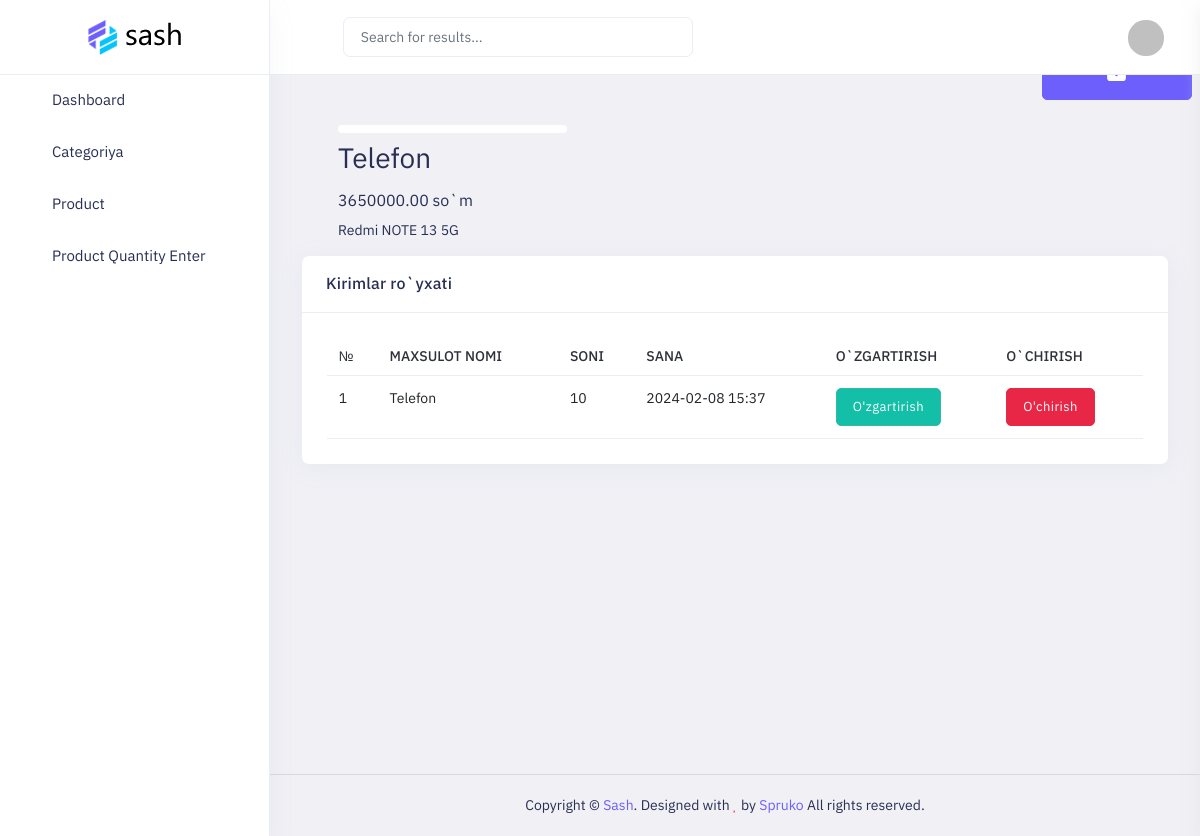
Before: /dashboard/dashboard/product_detail/list/5/ with the older database file.
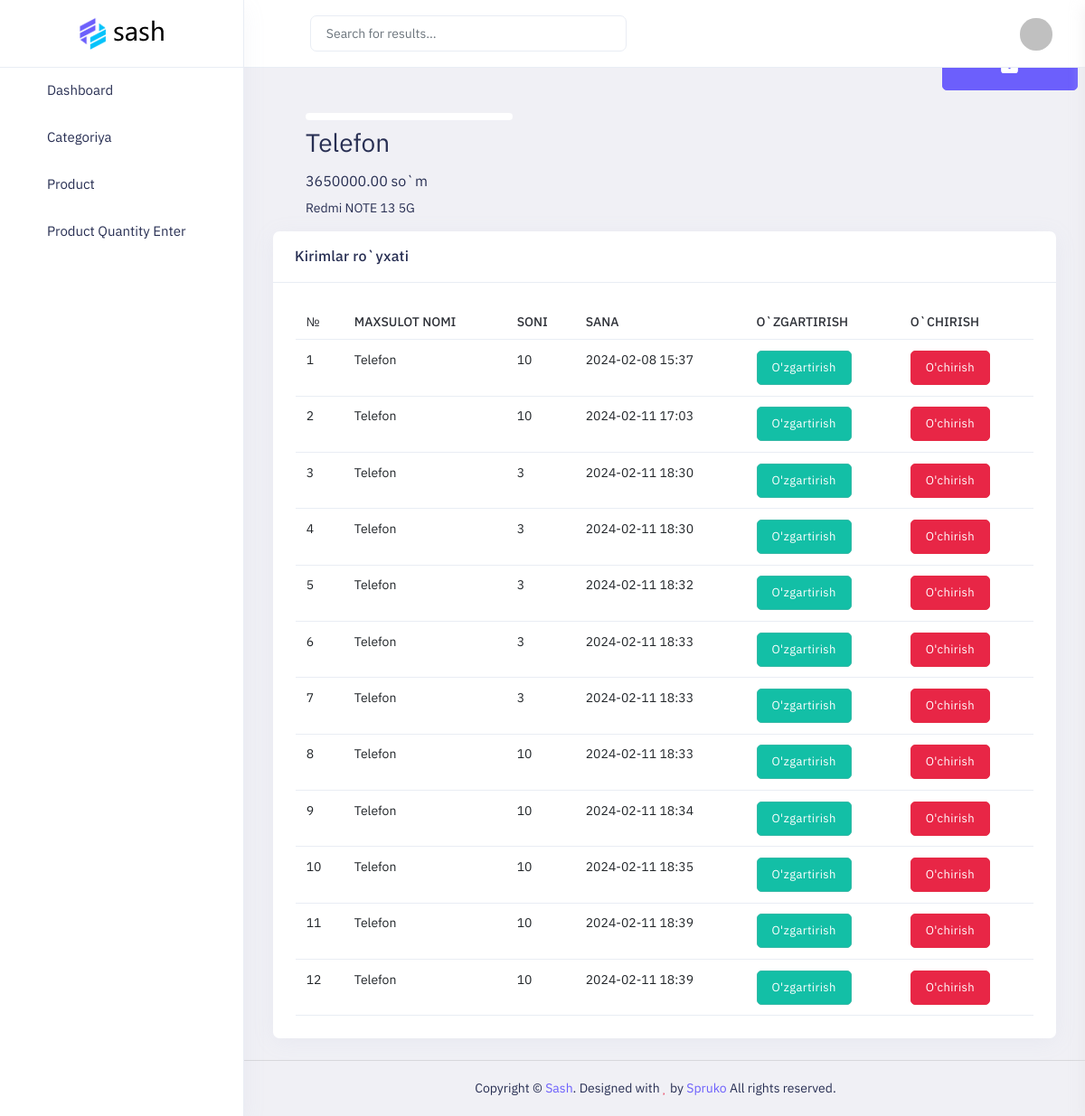
After: the same page with the newer database file.
### main/models.py (models this page shows, shortened)
class EnterProduct(models.Model):
    quantity = models.IntegerField()
    product = models.ForeignKey(Product, on_delete=models.SET_NULL, null=True)
    product_name = models.CharField(max_length=255, blank=True)
    created_at = models.DateTimeField(auto_now_add=True)

class Product(models.Model):
    name = models.CharField(max_length=255)
    slug = models.SlugField(blank=True)
    description = models.TextField()
    quantity = models.IntegerField()
    price = models.DecimalField(decimal_places=2, max_digits=10)
    currency = models.SmallIntegerField(
        choices=(
            (1,'Dollar'),
            (2, 'So`m')
            )
    )
    discount_price = models.DecimalField(
        decimal_places=2,
        max_digits=10,
        blank=True,
        null=True
        )
    baner_image = models.ImageField(upload_to='baner/')
    category = models.ForeignKey(Category, on_delete=models.SET_NULL, null=True)
    def __str__(self):
        return self.name

### dashboard/views.py (the view)
# urls.py: path('dashboard/product_detail/list/<int:id>/', views.product_detail, name='product_detail'),
def product_detail(request, id):
    product = models.Product.objects.get(id=id)
    enters = models.EnterProduct.objects.filter(product=product)
    products = models.Product.objects.get(id=id)
    recomendation = models.Product.objects.filter(
        category_id=product.category.id).exclude(id=product.id)[:3]
    categorys = models.Category.objects.all()
    images = models.Product.objects.filter(baner_image=product)
    data = {
        'product': product,
        'enters': enters,
        'images':images,
        'categorys':categorys,
        'products':products,
        'recomendation':recomendation
    }
    return render(request, 'dashboard/product/product_detail.html', data)

### dashboard/templates/dashboard/product/product_detail.html (shortened to what the changed rows need)
{% load static %}
<!doctype html>
<html lang="en" dir="ltr">
<head>
    <link id="style" href="{% static 'dashboard/plugins/bootstrap/css/bootstrap.min.css' %}" rel="stylesheet">
     <link href="{% static 'dashboard/css/style.css' %}" rel="stylesheet">
    <link href="{% static 'dashboard/css/plugins.css' %}" rel="stylesheet">
    <link href="{% static 'dashboard/css/icons.css' %}" rel="stylesheet">
    <link href="{% static 'dashboard/switcher/css/switcher.css' %}" rel="stylesheet">
    <link href="{% static 'dashboard/switcher/demo.css' %}" rel="stylesheet">
</head>
<body class="app sidebar-mini ltr light-mode">
    <div class="page">
        <div class="page-main">
    <div class="main-content app-content mt-0">
        <div class="side-app">
            <div class="main-container container-fluid">
                <div class="page-header">
                    <h1 class="page-title">Maxsulotlar</h1>
                </div>
                <div class="single contact">
                    <div class="container">
                        <div class="single-main">
                            <div class="col-md-9 single-main-left">
                            <div class="sngl-top">
                                    <link rel="stylesheet" href="{% static 'css/flexslider.css' %}" type="text/css" media="screen">
                                <div class="col-md-7 single-top-right">
                                    <div class="single-para simpleCart_shelfItem">
                                    <div style="display: flex; justify-content: space-between;">
                                        <h2>{{products.name}}</h2>
                                    </div>
                                    </div>
                                </div>
                            </div>
                        </div>
                        </div>
                    </div>
                </div>
                <div class="row">
                    <div class="col-xl-8">
                        <div class="card">
                            <div class="card-body">
                                <div class="table-responsive">
                                    <table class="table text-nowrap text-md-nowrap mb-0">
                                        <thead>
                                            <tr>
                                                <th>№</th>
                                                <th>Maxsulot nomi</th>
                                                <th>Soni</th>
                                                <th>Sana</th>
                                                <th>O`zgartirish</th>
                                                <th>O`chirish</th>
                                            </tr>
                                        </thead>
                                        <tbody>
                                            {% for enter in enters %}
                                            <tr>
                                                <td>{{forloop.counter}}</td>
                                                {% if enter.product %}
                                                <td>{{enter.product.name}}</td>
                                                {% else %}
                                                <td>{{enter.product_name}}</td>
                                                {% endif %}
                                                <td>{{enter.quantity}}</td>
                                                <td>{{enter.created_at|date:'Y-m-d H:i'}}</td>
                                                {% if enter.product %}
                                                <td><button data-bs-target="#modalupdate{{enter.id}}" data-bs-toggle="modal" href="javascript:void(0)" class="btn btn-success">O'zgartirish</button></td>
                                                {% else %}
                                                <td><button class="btn btn-success">O'zgartirish</button></td>
                                                {% endif %}
                                                <td><button data-bs-target="#modaldelete{{enter.id}}" data-bs-toggle="modal" href="javascript:void(0)" class="btn btn-danger">O'chirish</button></td>
                                            </tr>
                                            {% endfor %}
                                        </tbody>
                                    </table>
                                </div>
                            </div>
                        </div>
                    </div>
                </div>
            </div>
        </div>
    </div>
        </div>
</body>
</html>

Changed rows visible on the page:
added EnterProduct: product.name "Telefon", quantity "10", created_at "2024-02-11 17:03"
added EnterProduct: product.name "Telefon", quantity "3", created_at "2024-02-11 18:30"
added EnterProduct: product.name "Telefon", quantity "3", created_at "2024-02-11 18:30"
added EnterProduct: product.name "Telefon", quantity "3", created_at "2024-02-11 18:32"
added EnterProduct: product.name "Telefon", quantity "3", created_at "2024-02-11 18:33"
added EnterProduct: product.name "Telefon", quantity "3", created_at "2024-02-11 18:33"
added EnterProduct: product.name "Telefon", quantity "10", created_at "2024-02-11 18:33"
added EnterProduct: product.name "Telefon", quantity "10", created_at "2024-02-11 18:34"
added EnterProduct: product.name "Telefon", quantity "10", created_at "2024-02-11 18:35"
added EnterProduct: product.name "Telefon", quantity "10", created_at "2024-02-11 18:39"
added EnterProduct: product.name "Telefon", quantity "10", created_at "2024-02-11 18:39"
